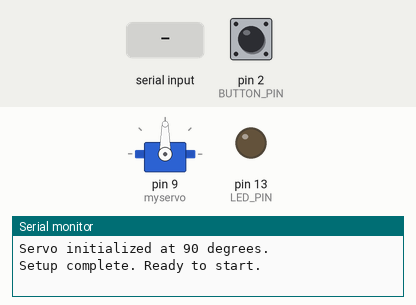
Simulated run of this sketch. Board: Arduino Uno, built with avr-gcc and run on an emulated ATmega328P. On the bench: servo, output pins drawn as LEDs (lit = HIGH), the last lines printed to the serial monitor. Inputs (shaded band) come from the test bench; at power-on: pin 2 (BUTTON_PIN) LOW.

Above: at 1.2 s.
1.3 s: pin 2 (BUTTON_PIN) pulled HIGH for 0.15 s
At 1.7 s:
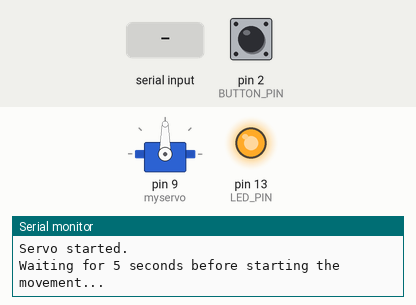
4.4 s: "A,45\n" received over Serial
7.4 s: "A90\n" received over Serial
10.4 s: pin 2 (BUTTON_PIN) pulled HIGH for 1 s
At 11.47 s:
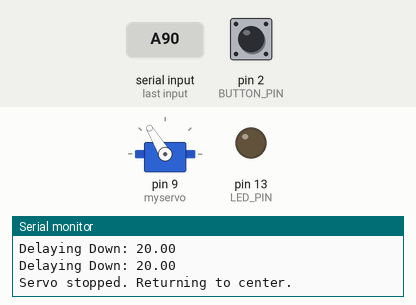
13.4 s: pin 2 (BUTTON_PIN) pulled HIGH for 3.2 s
At 17.4 s:
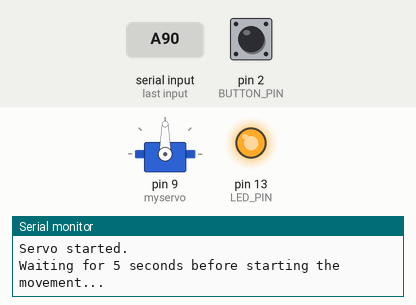
18.1 s: "S,45\n" received over Serial
At 21.85 s:
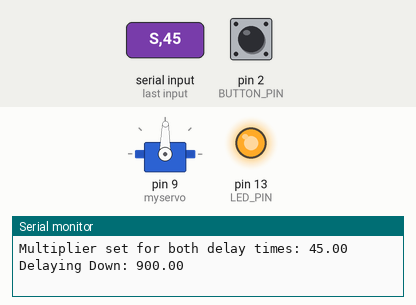
Timing chart, 0 to 22.1 s (numbered marks = the images above; inputs shaded):
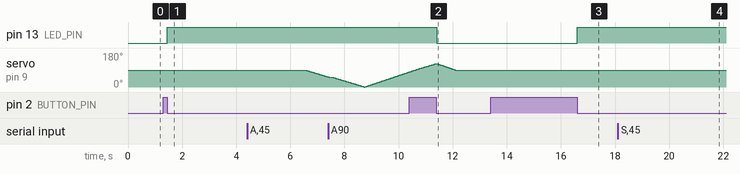

Measured:
- after the input at 1.3 s, pin 13 (LED_PIN): LOW → HIGH after 0.15 s
- after the input at 10.4 s, pin 13 (LED_PIN): HIGH → LOW after 1.0 s
- after the input at 13.4 s, pin 13 (LED_PIN): LOW → HIGH after 3.2 s
- after the input at 18.1 s, servo on pin 9 (myservo): goes on until 21.6 s, then stays 89°
- by itself, servo on pin 9 (myservo): rises from 79° to 124° in 0.98 s, then falls to 90° in 0.70 s

The sketch:

sketch_dec3a.ino
```cpp
#include <Servo.h>

Servo myservo;
int angle = 90;             // Начальный угол серво — 90 градусов, принимаем за условный ноль.
int maxAngle = 90;          // Максимальное отклонение от 90 градусов (0 до 90 или 90 до 180).
int delayTimeUp = 20;       // Начальная задержка при возвращении к 90 (умножается на множитель).
int delayTimeDown = 20;     // Начальная задержка при движении от 90 до maxAngle (умножается на множитель).
float multiplierUp = 1.0;   // Множитель для задержки delayTimeUp.
float multiplierDown = 1.0; // Множитель для задержки delayTimeDown.

#define LED_PIN 13
#define BUTTON_PIN 2

byte lastButtonState = LOW;
byte currentButtonState = LOW;
byte ledState = LOW;

unsigned long debounceDuration = 50; // Длительность антидребезга для кнопки (50 миллисекунд).
unsigned long lastTimeButtonStateChanged = 0;
bool isServoRunning = false;
int phase = 0;  // Фаза движения: 0 — влево, 1 — возврат влево, 2 — вправо, 3 — возврат вправо.

void setup() {
  myservo.attach(9);         // Подключение сервопривода к пину 9.
  pinMode(LED_PIN, OUTPUT);  // Установка пина LED_PIN (13) как выход.
  pinMode(BUTTON_PIN, INPUT);// Установка пина BUTTON_PIN (2) как вход.
  Serial.begin(9600);        // Инициализация последовательного порта с скоростью 9600 бод.
  Serial.setTimeout(50);     // Установка тайм-аута для чтения данных из Serial (50 миллисекунд).

  // Устанавливаем серво в начальное положение (90 градусов) при подаче питания
  myservo.write(angle);
  Serial.println("Servo initialized at 90 degrees.");
  Serial.println("Setup complete. Ready to start.");
}

void loop() {
  unsigned long currentTime = millis(); // Получение текущего времени в миллисекундах с момента старта программы.

  // Обработка кнопки с антидребезгом
  if (currentTime - lastTimeButtonStateChanged > debounceDuration) {
    currentButtonState = digitalRead(BUTTON_PIN);
    if (currentButtonState != lastButtonState) {
      lastButtonState = currentButtonState;
      if (currentButtonState == LOW) {
        ledState = (ledState == HIGH) ? LOW : HIGH;
        digitalWrite(LED_PIN, ledState);
        isServoRunning = !isServoRunning;  // Переключаем состояние сервопривода.

        if (isServoRunning) {
          Serial.println("Servo started.");
          Serial.println("Waiting for 5 seconds before starting the movement...");
          delay(5000);                // Задержка перед началом движения
          phase = 0;                  // Начинаем цикл с движения влево
        } else {
          Serial.println("Servo stopped. Returning to center.");
          // Возвращаем серво в центр при остановке
          while (angle != 90) {
            if (angle < 90) {
              angle++;
            } else if (angle > 90) {
              angle--;
            }
            myservo.write(angle);
            delay(20); // Мягкая задержка при возврате
          }
        }
      }
      lastTimeButtonStateChanged = currentTime;
    }
  }

  // Проверка наличия данных в Serial для изменения параметров
  if (Serial.available()) {
    char command = Serial.read(); // Читаем команду (первый символ).
    float val = Serial.parseFloat();  // Считываем число с плавающей точкой, которое следует за командой.

    if (command == 'A') { // Команда для изменения угла.
      if (val > 0 && val <= 90) { // Ограничение угла до 90 градусов.
        maxAngle = val;
        Serial.print("Max angle set to: ");
        Serial.println(maxAngle);
      } else {
        Serial.println("Invalid angle value! Please enter a value between 1 and 90.");
      }
    } else if (command == 'S') { // Команда для изменения множителей задержки.
      if (val > 0) {
        multiplierUp = val;      // Устанавливаем множитель для delayTimeUp.
        multiplierDown = val;    // Устанавливаем множитель для delayTimeDown.
        Serial.print("Multiplier set for both delay times: ");
        Serial.println(val);
      } else {
        multiplierUp = 1.0;      // Сбрасываем множитель к 1, если не введено значение.
        multiplierDown = 1.0;
        Serial.println("Multipliers set to default (1.0).");
      }
    } else if (command == 'U') { // Команда для изменения множителя для delayTimeUp.
      if (val > 0) {
        multiplierUp = val;      // Устанавливаем множитель для delayTimeUp.
        Serial.print("Multiplier for delayTimeUp set to: ");
        Serial.println(multiplierUp);
      } else {
        Serial.println("Invalid multiplier value! Please enter a value greater than 0.");
      }
    } else if (command == 'D') { // Команда для изменения множителя для delayTimeDown.
      if (val > 0) {
        multiplierDown = val;    // Устанавливаем множитель для delayTimeDown.
        Serial.print("Multiplier for delayTimeDown set to: ");
        Serial.println(multiplierDown);
      } else {
        Serial.println("Invalid multiplier value! Please enter a value greater than 0.");
      }
    } else {
      Serial.println("Unknown command!Use'A'for angle,'S'for both multipliers,'U'for up multiplier,or'D'for down multiplier.");
    }
  }

  // Движение сервопривода, если он активен
  if (isServoRunning) {
    switch (phase) {
      case 0: // Движение от 90 до 0 градусов.
        if (angle > (90 - maxAngle)) {
          angle--;
          myservo.write(angle);
          Serial.print("Delaying Down: ");
          Serial.println(delayTimeDown * multiplierDown);
          delay(delayTimeDown * multiplierDown);
        } else {
          phase = 1; // Переход к фазе возврата к 90.
        }
        break;

      case 1: // Возвращение к 90 градусов.
        if (angle < 90) {
          angle++;
          myservo.write(angle);
          Serial.print("Delaying Up: ");
          Serial.println(delayTimeUp * multiplierUp);
          delay(delayTimeUp * multiplierUp);
        } else {
          phase = 2; // Переход к фазе движения вправо.
        }
        break;

      case 2: // Движение от 90 до 180 градусов.
        if (angle < (90 + maxAngle)) {
          angle++;
          myservo.write(angle);
          Serial.print("Delaying Down: ");
          Serial.println(delayTimeDown * multiplierDown);
          delay(delayTimeDown * multiplierDown);
        } else {
          phase = 3; // Переход к фазе возврата к 90.
        }
        break;

      case 3: // Возвращение к 90 градусов.
        if (angle > 90) {
          angle--;
          myservo.write(angle);
          Serial.print("Delaying Up: ");
          Serial.println(delayTimeUp * multiplierUp);
          delay(delayTimeUp * multiplierUp);
        } else {
          phase = 0; // Переход на начальную фазу движения влево.
        }
        break;
    }
  }
}
```
